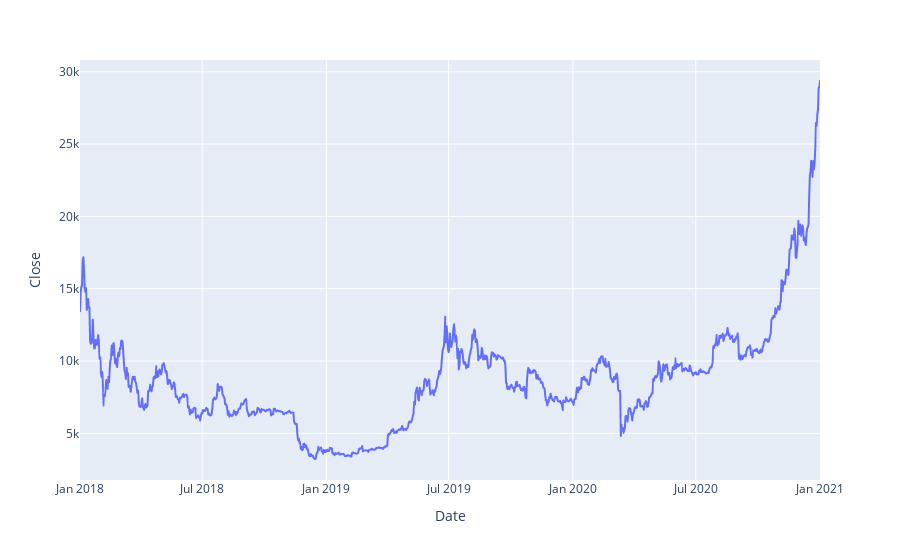

Notebook source saved alongside this figure:
### Code cell
px.line(dataset1, x = dataset1.index,y = dataset1['Close'])

### Figure 1 — Plotly figure (JSON) as saved in the notebook; plotly's stock layout.template omitted (floating-point values rounded to 4 significant figures; data arrays with more than 128 entries replaced by an {"elided": "..."} marker saying what was removed)
{"data": [{"hovertemplate": "Date=%{x}<br>Close=%{y}<extra></extra>", "legendgroup": "", "line": {"color": "#636efa", "dash": "solid"}, "mode": "lines", "name": "", "showlegend": false, "type": "scattergl", "x": {"elided": "1097 str values"}, "xaxis": "x", "y": {"elided": "1097 float values"}, "yaxis": "y"}], "layout": {"legend": {"tracegroupgap": 0}, "margin": {"t": 60}, "xaxis": {"anchor": "y", "domain": [0, 1], "title": {"text": "Date"}}, "yaxis": {"anchor": "x", "domain": [0, 1], "title": {"text": "Close"}}}}
